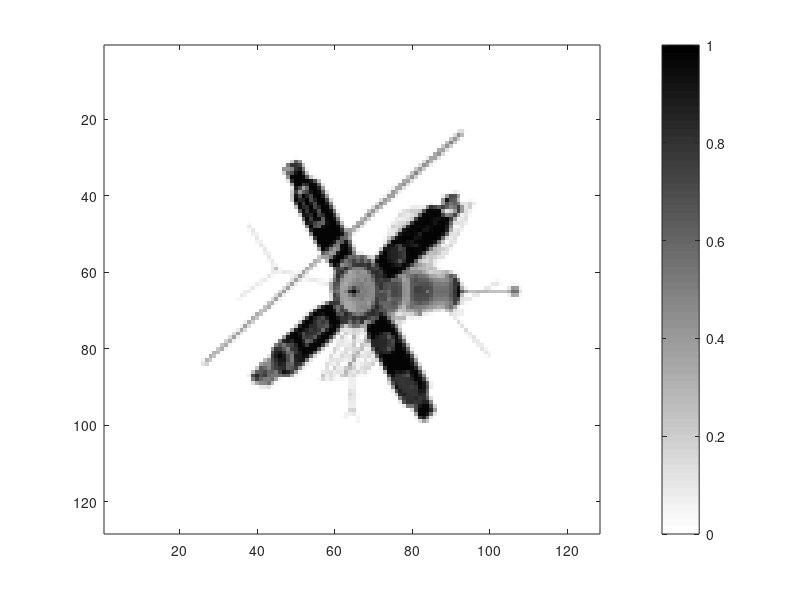
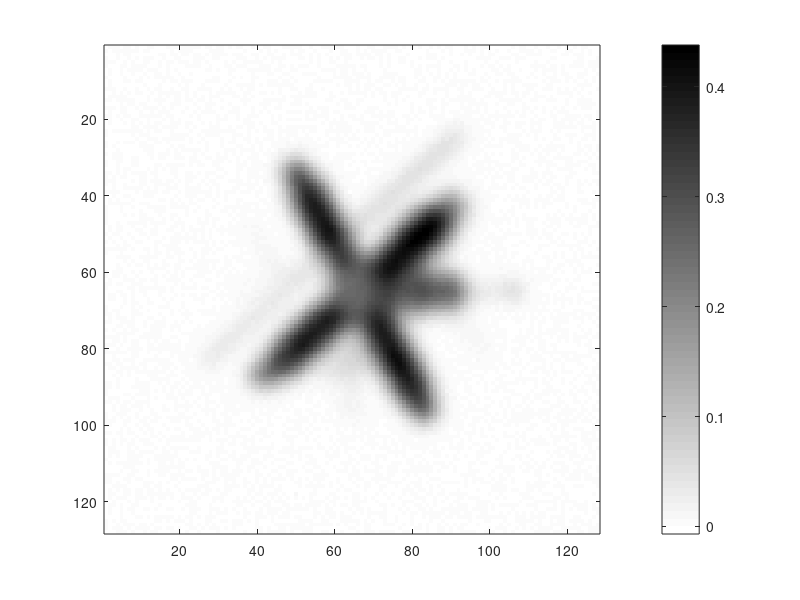
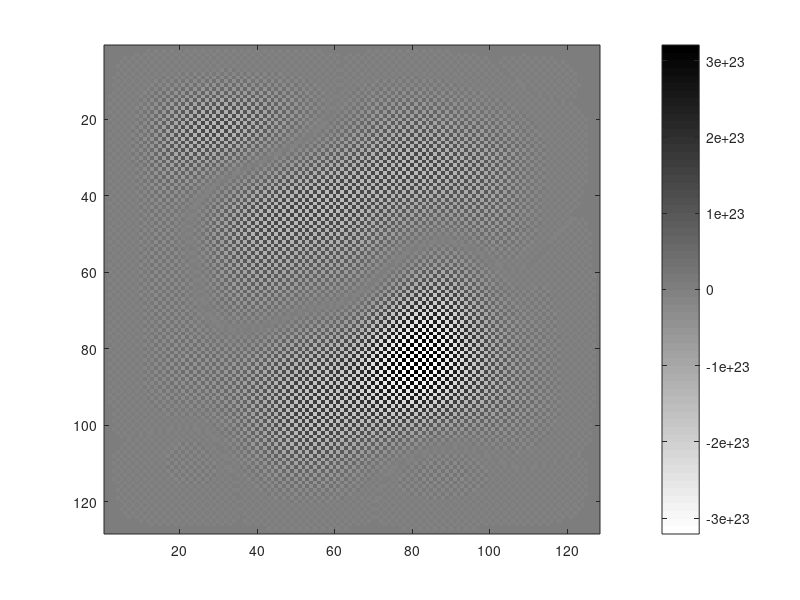

Source code (MATLAB) for these figures, in order: (Note: this script raises an error after producing the figures.)
%  
%  2d image deblurring inverse problem with separable kernel.
%
clear all, close all
load satellite
[nx,ny] = size(x_true);
x_true = x_true/max(x_true(:));
n = nx*ny;
h = 1/nx;
t = [h/2:h:1-h/2]';
sig = .02; %%%input(' Kernel width sigma = ');
kernel1 = (1/2/sqrt(pi)/sig) * exp(-(t-h/2).^2/2/sig^2);
kernel2 = kernel1;
A1 = toeplitz(kernel1)*h;
A2 = toeplitz(kernel2)*h;

Ax = (A1*x_true)*A2';
err_lev = 2; %%%input(' Percent error in data = ');
sigma = err_lev/100 * norm(Ax(:)) / sqrt(n);
rng(0)
eta =  sigma * randn(nx,ny);
b = Ax + eta;
figure(1) 
  imagesc(x_true), colorbar, colormap(1-gray)
figure(2)
  imagesc(b), colorbar, colormap(1-gray)
figure(3)
  imagesc((A1\b)/A2), colorbar, colormap(1-gray)

% SVD analysis
[U1,S1,V1] = svd(A1);
[U2,S2,V2] = svd(A2);
dS1 = diag(S1);
dS2 = diag(S2);
dS1dS2 = dS1*dS2';
Utb = (U1'*b)*U2;

% Find the UPRE choice for alpha (see Section 2.2) and plot the
% reconstruction
alpha_flag = input(' Enter 1 for UPRE and 2 for DP regularization parameter selection. ');
if alpha_flag == 1
    RegParam_fn = @(a) a^2*sum(sum((Utb.^2)./(dS1dS2.^2+a).^2))+2*sigma^2*sum(sum(dS1dS2.^2./(dS1dS2.^2+a)));
elseif alpha_flag == 2
    RegParam_fn = @(a) (a^2*sum(sum((Utb.^2)./(dS1dS2.^2+a).^2))-n*sigma^2)^2;
end
alpha = fminbnd(RegParam_fn,0,1);
xalpha = V1*((dS1dS2./(dS1dS2.^2+alpha)).*Utb)*V2';

figure(4)
  imagesc(xalpha), colorbar, colormap(1-gray)
